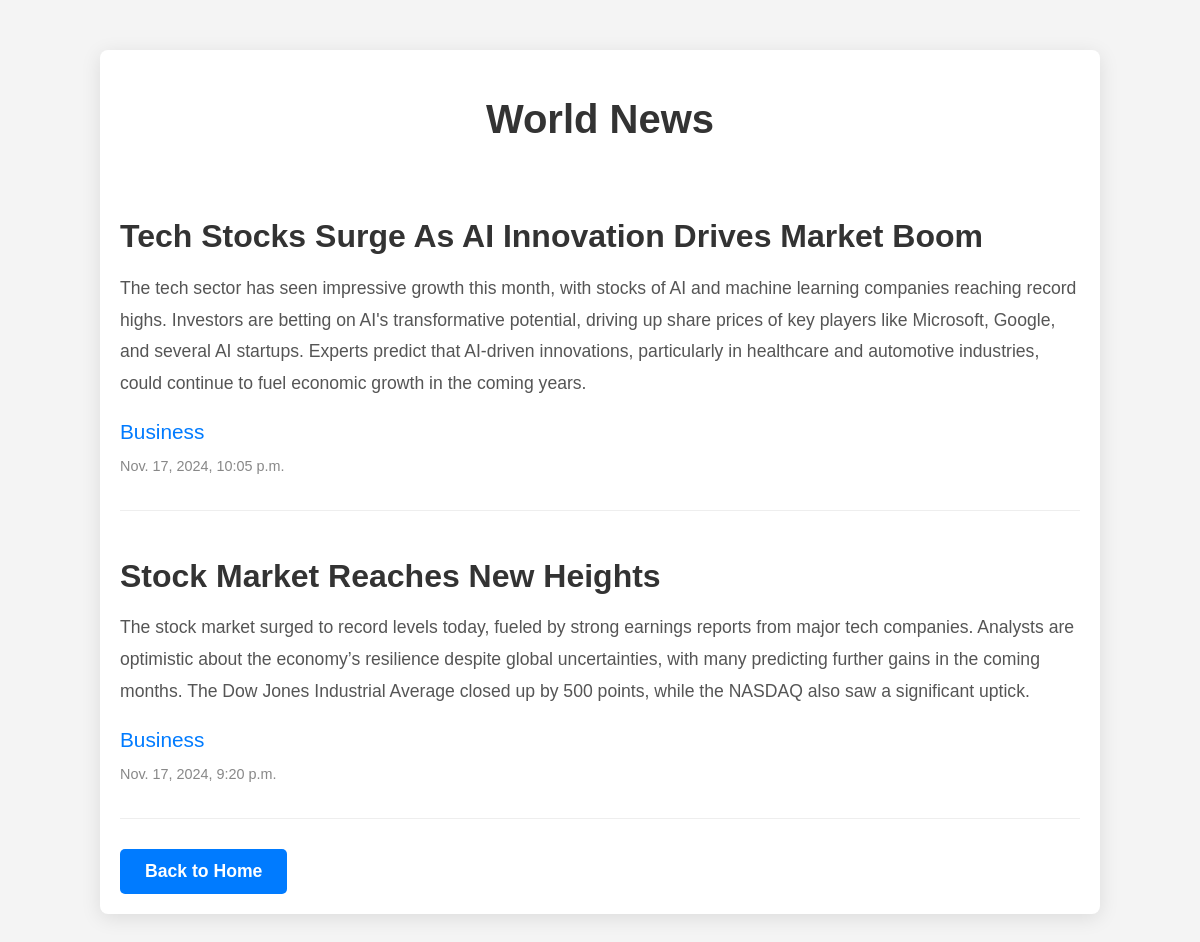
/Business/, run on the app's committed database.
### news_website_homework_app/models.py (models this page shows, shortened)
class News(models.Model):
    title = models.CharField('Title', max_length=100)
    text = models.TextField('Text')
    category = models.ForeignKey(NewCategory, on_delete=models.CASCADE, related_name='News')
    date_added = models.DateTimeField('Date Added', auto_now_add=True)
    class Meta:
        verbose_name = 'New'
        verbose_name_plural = 'News'

class NewCategory(models.Model):
    category_name = models.CharField('Category Name', max_length=100)
    date_added = models.DateTimeField('Date Added', auto_now_add=True)
    def __str__(self):
        return self.category_name
    class Meta:
        verbose_name = 'Category Name'
        verbose_name_plural = 'Category Names'

### news_website_homework_app/views.py (the view)
# urls.py: path('Business/', views.business_news, name='business_news'),
def business_news(request):
    category_ = NewCategory.objects.get(category_name='Business')
    world_news_latest = News.objects.filter(category=category_).order_by('-date_added')
    return render(request, 'news_website_homework_app/business_news.html', {'world_news_latest': world_news_latest})

### news_website_homework_app/templates/news_website_homework_app/business_news.html (shortened to what this page needs)
{% load static %}
<!DOCTYPE html>
<html lang="en">
<head>
    <link rel="stylesheet" href="{% static 'news_website_homework_app/css/categories.css' %}">
</head>
<body>
    <div class="container">
        <h1>World News</h1>
        {% for new in world_news_latest %}
            <div class="news-item">
                <h2>{{ new.title }}</h2>
                <p>{{ new.text }}</p>
                <h3>{{ new.category }}</h3>
                <p class="date">{{ new.date_added }}</p>
            </div>
        {% endfor %}
        <a href="{% url 'main_home_page' %}" class="back-home">Back to Home</a>
    </div>
</body>
</html>

### static/news_website_homework_app/css/categories.css (style rules this page uses)
body { font-family: 'Helvetica', sans-serif; background-color: #f4f4f4; color: #333; margin: 0; padding: 0; }
.container { width: 80%; margin: 50px auto; background-color: #fff; padding: 20px; border-radius: 8px; box-shadow: 0 4px 20px rgba(0, 0, 0, 0.1); }
h1 { font-size: 2.5em; color: #333; text-align: center; margin-bottom: 30px; }
.news-item { border-bottom: 1px solid #eee; padding: 20px 0; }
.news-item h2 { font-size: 2em; color: #333; margin-bottom: 15px; text-transform: capitalize; }
.news-item h3 { font-size: 1.3em; color: #007bff; margin-bottom: 10px; font-weight: normal; }
.news-item p { font-size: 1.1em; line-height: 1.8; margin-bottom: 10px; color: #555; }
.news-item .date { font-size: 0.9em; color: #888; margin-top: 5px; }
a.back-home { display: inline-block; padding: 12px 25px; background-color: #007bff; color: white; font-size: 1.1em; font-weight: bold; text-decoration: none; border-radius: 5px; text-align: center; margin-top: 30px; transition: background-color 0.3s ease, transform 0.3s ease; }

### data on the page
News: title "Tech Stocks Surge As AI Innovation Drives Market Boom", text "The tech sector has seen impressive growth this month, with stocks of AI and machine learning companies reaching record highs. Investors are betting on AI's transformative potential, driving up share prices of key players like Microsoft, Google, and several AI startups. Experts predict that AI-driven innovations, particularly in healthcare and automotive industries, could continue to fuel economic growth in the coming years.", category "Business", date_added "Nov. 17, 2024, 10:05 p.m."
News: title "Stock Market Reaches New Heights", text "The stock market surged to record levels today, fueled by strong earnings reports from major tech companies. Analysts are optimistic about the economy’s resilience despite global uncertainties, with many predicting further gains in the coming months. The Dow Jones Industrial Average closed up by 500 points, while the NASDAQ also saw a significant uptick.", category "Business", date_added "Nov. 17, 2024, 9:20 p.m."
